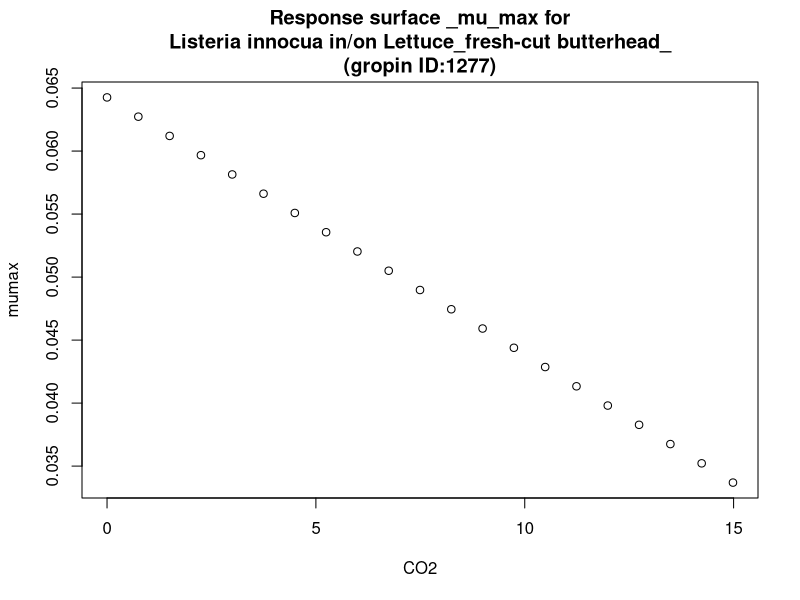

Reproduce this figure in R.
#############################
# start of Parameter script
#############################
CO2 <- seq(0,14.985014985015,length.out=21)
#############################
# end of Parameter script
#############################
############################# 
# start of Model script Gropin ID 1277 
#############################
 
# constant coefficients for this model
 
variables <- data.frame(CO2)
argumentsPar <- unique.data.frame(expand.grid(variables))
 
# heart of the model
response_surface <- function(CO2) {
   mumax <-0.00204*(31.5-CO2)

	return(mumax=mumax)
} 

# output parameters
responseSurface <- cbind(argumentsPar,response_surface(argumentsPar['CO2']))
colnames(responseSurface) <- c(colnames(argumentsPar),'mumax')
#############################
# End of Model script
#############################
############################# 
# start of Visualisation script Gropin ID 1277 
#############################
titleText <-'Response surface _mu_max for
Listeria innocua in/on Lettuce_fresh-cut butterhead_
(gropin ID:1277)'
plot(CO2,responseSurface$'mumax',xlab='CO2',
                          ylab='mumax',main=titleText)
#############################
# End of Visualisation script
#############################
